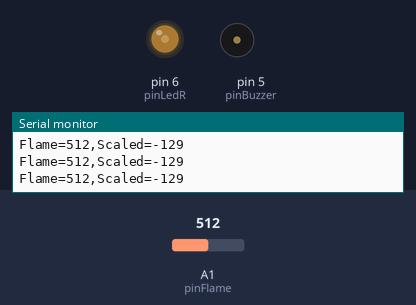
Recording of a sketch running on a simulated Arduino Uno, built with avr-gcc and run on an emulated ATmega328P. Parts: output pins drawn as LEDs (lit = HIGH), buzzer (waves = sounding, pin HIGH), the last lines printed to the serial monitor. The test bench sets the inputs (shaded band); at power-on: A1 (pinFlame) = 512.

Above: at 1.2 s.
1.3 s: A1 (pinFlame) set to 900
At 2.3 s:
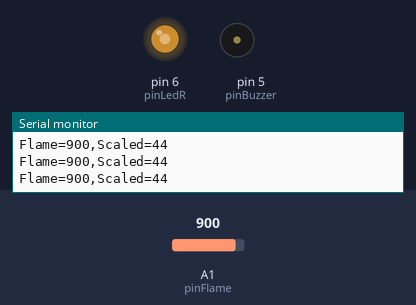
2.8 s: A1 (pinFlame) set to 1023
At 4.0 s:
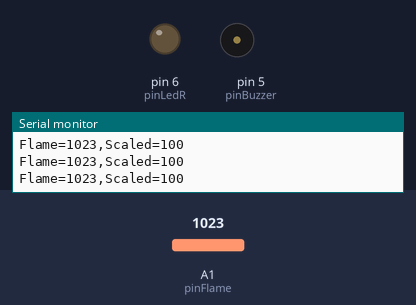
4.3 s: A1 (pinFlame) set to 1010
At 5.5 s:
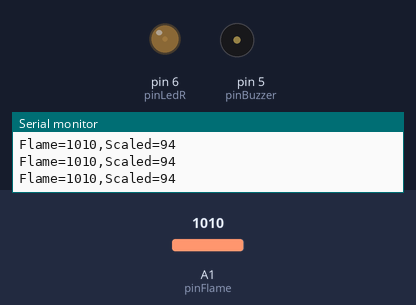
Timing chart, 0 to 7.3 s (numbered marks = the images above; inputs shaded):
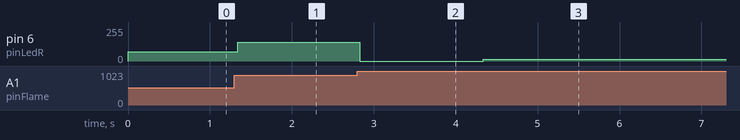

Measured:
- after the input at 1.3 s, pin 6 (pinLedR): 71/255 → 142/255 at once
- after the input at 2.8 s, pin 6 (pinLedR): 142/255 → 0/255 at once
- after the input at 4.3 s, pin 6 (pinLedR): 0/255 → 15/255 at once

The sketch:

1_sensorflame.ino
```cpp
// INISIALISASI
int pinLDR = A0;
int pinFlame = A1;
int pinBuzzer = 5;
int pinLedR = 6;

void setup() {
  Serial.begin(9600);
  pinMode(pinLedR, OUTPUT);
  pinMode(pinBuzzer, OUTPUT);
}


void loop() {
  // BACA DATA
  int bacaFlame = analogRead(pinFlame);
  int flameScaled = map(bacaFlame, 800, 1023, 0, 100);

  // PRINT
  Serial.print("Flame=");
  Serial.print(bacaFlame);
  Serial.print(",Scaled=");
  Serial.print(flameScaled);
  Serial.println();

  //LOGIKA
  analogWrite(pinLedR, map(100 - flameScaled, 0, 100, 0,255));
}
```
